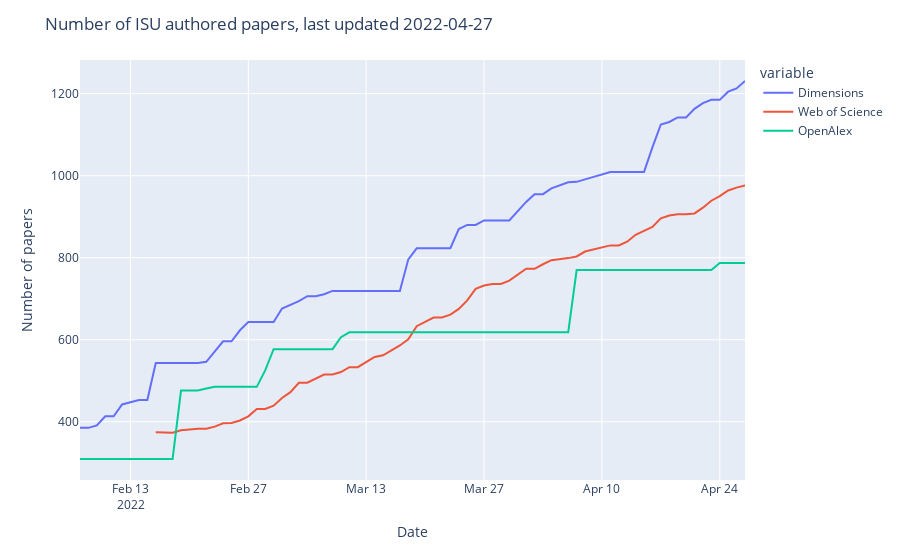

This figure's notebook cell:
### Code cell
date=str(date.today())
fig = px.line(df, x='Date', y=['Dimensions','Web of Science', 'OpenAlex'])
fig.update_layout(title='Number of ISU authored papers, last updated '+date,
                   xaxis_title='Date',
                   yaxis_title='Number of papers')
fig.show()
